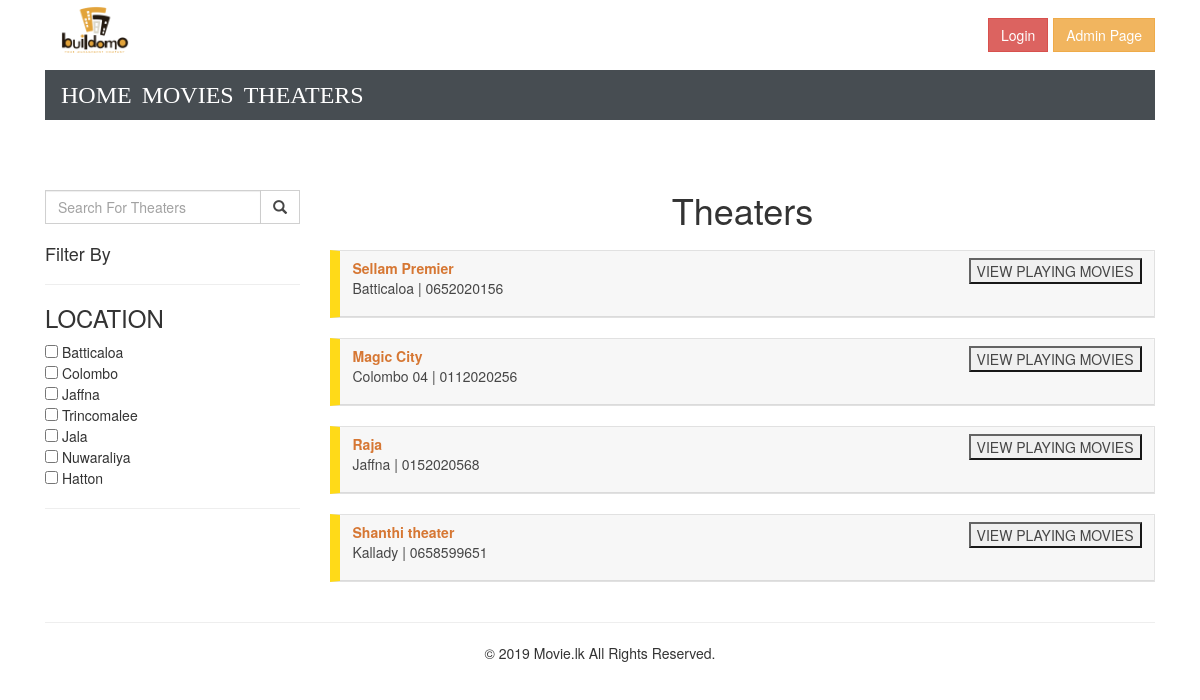
Page /index.php/theaters (signed in) on the committed database.
### tables this page shows
CREATE TABLE `theaters` (
  `id` int(20) NOT NULL,
  `theater_name` text NOT NULL,
  `place` text NOT NULL,
  `contact_number` varchar(15) NOT NULL
);

### index.php (called while the page is built, shortened)
<?php
require_once 'core/Router.php';
require_once 'core/AppHelper.php';
require_once 'core/Theaters.php';
$url = isset($_SERVER['PATH_INFO']) ? $_SERVER['PATH_INFO'] : "/";
include 'views/_header.inc.php';
try {
    Router::route($url);
} catch (Exception $e) {
    include '404.php';
}
include 'views/_footer.inc.php';

### core/AppHelper.php (called while the page is built, shortened)
<?php
class AppHelper
{
    public static function getBaseURL()
    {
        return sprintf('%s://%s', $_SERVER['REQUEST_SCHEME'], $_SERVER['HTTP_HOST']);
    }
}

### controllers/PageController.php (called while the page is built, shortened)
<?php
class PageController
{
    public static function theaters()
    {
        include 'views/theaters.php';
    }
}

### core/Theaters.php (called while the page is built, shortened)
<?php
class Theaters
{
    public static function selectAll()
    {
        $pdo = Database::db();
        $sql = "SELECT * FROM theaters";
        $stmt = $pdo->prepare($sql);
        $stmt->execute();
        $result = $stmt->fetchAll(PDO::FETCH_CLASS, Theaters::class);
        return $result;
    }
}

### views/theaters.php (the view, shortened to what this page needs)
<div class="row" style="margin-top: 170px ">
    <div class="col-sm-3">
        <div style="margin-top: 20px">
            <form>
                <div class="input-group">
                    <input type="text" class="form-control" id="remove-border-redius" placeholder="Search For Theaters">
                    <div class="input-group-btn">
                        <button class="btn btn-default" id="remove-border-redius" type="submit">
                            <i class="glyphicon glyphicon-search"></i>
                        </button>
                    </div>
                </div>
            </form>
        </div>
        <h4 style="margin-top: 20px"> Filter By</h4>
        <hr>
        <h3> LOCATION </h3>
        <form action="" method="postt">
            <input type="checkbox" name=""> Batticaloa <br>
            <input type="checkbox" name=""> Colombo <br>
            <input type="checkbox" name=""> Jaffna <br>
            <input type="checkbox" name=""> Trincomalee <br>
            <input type="checkbox" name=""> Jala <br>
            <input type="checkbox" name=""> Nuwaraliya <br>
            <input type="checkbox" name=""> Hatton <br>
        </form>
        <hr>
    </div>
    <div class="col-sm-9 ">
        <h1 class="text-center" style="margin-bottom: 20px"> Theaters</h1>
        <?php
        $theaters = Theaters::selectAll();
       foreach ($theaters as $t):
           $id = $t->id;
         ?>
        <div class="card" style="margin-bottom: 20px ; border-left:gold solid 10px ;" id="remove-border-redius">
            <div class="card-header">
                <b style="color: chocolate"><?= $t->theater_name?></b>
                <button style="float: right" type="button" onclick="document.getElementById(view(<?= $id?>))"> VIEW PLAYING MOVIES</button>
                <p> <?php echo $t->place . " | " . $t->contact_number ?> </p>
            </div>
        </div>
        <?php endforeach; ?>
    </div>
</div>

### views/_header.inc.php (shortened to what this page needs)
<!DOCTYPE html>
<html lang="en">
<head>
    <link rel="stylesheet" type="text/css" href="<?= AppHelper::getBaseURL() ?>/movie.lk/style/myCss.css">
    <link rel="stylesheet" href="https://stackpath.bootstrapcdn.com/bootstrap/4.1.3/css/bootstrap.min.css"
>
    <link rel="stylesheet" href="https://maxcdn.bootstrapcdn.com/bootstrap/3.3.7/css/bootstrap.min.css">
</head>
<body style="background-image: url('<?= AppHelper::getBaseURL() ?>/movie.lk/imgs/b.jpg')">
<div class="container">
    <div class="container fixed-top" style="background-color: white;height: 70px">
        <div class="row">
            <div class="col">
                <a class="navbar-brand" href="#">
                    <img src="<?= AppHelper::getBaseURL() ?>/movie.lk/imgs/logo.png" alt="logo"
                         style="height: 70px ; margin-top: -20px">
                </a>
                <div class="text-right">
                    <?php if (!empty($_SESSION)) {
                        if (isset($_SESSION['user'])) { ?>
                            <h4><a href="<?= AppHelper::getBaseURL() ?>/movie.lk/process/logout.php">
                                    <button class="btn btn-danger navbar-btn" id="remove-border-redius">Logout</button>
                                </a></h4>
                            <?php
                        }
                        }
                        else{ ?>
                            <h4><a href="<?= AppHelper::getBaseURL() ?>/movie.lk/index.php/login">
                                    <button class="btn btn-danger navbar-btn" id="remove-border-redius">Login</button>
                                </a>
                                <a href="<?= AppHelper::getBaseURL() ?>/movie.lk/index.php/admin">
                                    <button class="btn btn-warning navbar-btn" id="remove-border-redius">Admin Page</button>
                                </a>
                            </h4>
                            <?php
                        }
                        ?>
                    </li></div>
            </div>
        </div>
        <div class="row">
            <div class="col">
                <nav class="navbar navbar-expand-sm bg-dark navbar-dark fixed-top" id="remove-border-redius">
                    <ul class="navbar-nav">
                        <li class="active">
                            <a class="nav-link active" href="<?= AppHelper::getBaseURL() ?>/movie.lk/index.php/home"><h3
                                        id="nav">HOME</h3></a>
                        </li>
                        <li>
                            <a class="nav-link" href="<?= AppHelper::getBaseURL() ?>/movie.lk/index.php/movies"><h3
                                        id="nav"> MOVIES</h3></a>
                        </li>
                        <li>
                            <a class="nav-link" href="<?= AppHelper::getBaseURL() ?>/movie.lk/index.php/theaters"><h3
                                        id="nav"> THEATERS</h3></a>
                        </li>
                    </ul>
                </nav>
            </div>
        </div>
    </div>

### core/Router.php (shortened to what this page needs)
<?php
class Router
{
    private static $routes=[];
    public static function add($url,$controller,$function){
        self::$routes[] = [
          'url' => $url,
          'controller' => $controller,
          'functionName' => $function
        ];
    }
    public static function route($url){
        foreach (self::$routes as $route){
            if ($route['url'] == $url){
                call_user_func([$route['controller'],$route['functionName']] , $_REQUEST);
                return true;
            }
        }
        throw new Exception(include '../404.php');
    }
}

### views/_footer.inc.php (shortened to what this page needs)
<hr>
<p class="text-center">© 2019 Movie.lk All Rights Reserved.</p>
</div>
</body>
</html>

### style/myCss.css (style rules this page uses)
#nav { font-family: "Roboto Slab", serif; margin-bottom: -10px; margin-top: -10px; color: white; }
#remove-border-redius { border-radius: 0px !important; opacity: 0.9; !important; }

### rows in the picture
theaters: theater_name "Sellam Premier", place "Batticaloa", contact_number "0652020156"
theaters: theater_name "Magic City", place "Colombo 04", contact_number "0112020256"
theaters: theater_name "Raja", place "Jaffna", contact_number "0152020568"
theaters: theater_name "Shanthi theater", place "Kallady", contact_number "0658599651"
